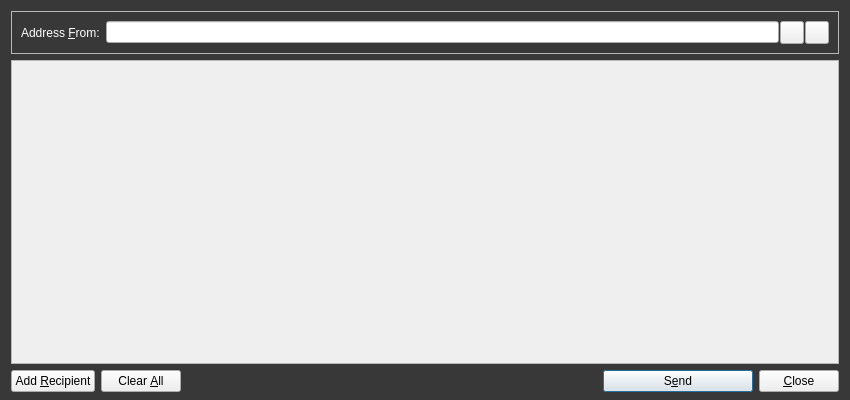
<?xml version="1.0" encoding="UTF-8"?>
<ui version="4.0">
 <class>SendMessagesDialog</class>
 <widget class="QDialog" name="SendMessagesDialog">
  <property name="geometry">
   <rect>
    <x>0</x>
    <y>0</y>
    <width>850</width>
    <height>400</height>
   </rect>
  </property>
  <property name="windowTitle">
   <string>Send Messages</string>
  </property>
  <property name="styleSheet">
   <string notr="true">#SendMessagesDialog { background-color: #383838; }</string>
  </property>
  <layout class="QVBoxLayout" name="verticalLayout" stretch="0,1,0">
   <property name="bottomMargin">
    <number>8</number>
   </property>
   <item>
    <widget class="QFrame" name="frameAddressFrom">
     <property name="sizePolicy">
      <sizepolicy hsizetype="Expanding" vsizetype="Expanding">
       <horstretch>0</horstretch>
       <verstretch>0</verstretch>
      </sizepolicy>
     </property>
     <property name="maximumSize">
      <size>
       <width>16777215</width>
       <height>16777215</height>
      </size>
     </property>
     <property name="frameShape">
      <enum>QFrame::StyledPanel</enum>
     </property>
     <property name="frameShadow">
      <enum>QFrame::Sunken</enum>
     </property>
     <layout class="QHBoxLayout" name="horizontalLayout_3">
      <item>
       <widget class="QLabel" name="addressFromLabel">
        <property name="styleSheet">
         <string notr="true">color: #ffffff;</string>
        </property>
        <property name="text">
         <string>Address &amp;From:</string>
        </property>
        <property name="buddy">
         <cstring>addressFrom</cstring>
        </property>
       </widget>
      </item>
      <item>
       <layout class="QHBoxLayout" name="horizontalLayout_4">
        <property name="spacing">
         <number>1</number>
        </property>
        <item>
         <widget class="QValidatedLineEdit" name="addressFrom"/>
        </item>
        <item>
         <widget class="QToolButton" name="addressBookButton">
          <property name="toolTip">
           <string>Choose address from address book</string>
          </property>
          <property name="text">
           <string/>
          </property>
          <property name="icon">
           <iconset resource="../bitcoin.qrc">
            <normaloff>:/icons/address-book</normaloff>:/icons/address-book</iconset>
          </property>
          <property name="shortcut">
           <string>Alt+A</string>
          </property>
         </widget>
        </item>
        <item>
         <widget class="QToolButton" name="pasteButton">
          <property name="toolTip">
           <string>Paste address from clipboard</string>
          </property>
          <property name="text">
           <string/>
          </property>
          <property name="icon">
           <iconset resource="../bitcoin.qrc">
            <normaloff>:/icons/editpaste</normaloff>:/icons/editpaste</iconset>
          </property>
          <property name="shortcut">
           <string>Alt+P</string>
          </property>
         </widget>
        </item>
       </layout>
      </item>
     </layout>
    </widget>
   </item>
   <item>
    <widget class="QScrollArea" name="scrollArea">
     <property name="widgetResizable">
      <bool>true</bool>
     </property>
     <widget class="QWidget" name="scrollAreaWidgetContents">
      <property name="geometry">
       <rect>
        <x>0</x>
        <y>0</y>
        <width>830</width>
        <height>298</height>
       </rect>
      </property>
      <layout class="QVBoxLayout" name="verticalLayout_2">
       <property name="leftMargin">
        <number>0</number>
       </property>
       <property name="topMargin">
        <number>0</number>
       </property>
       <property name="rightMargin">
        <number>0</number>
       </property>
       <property name="bottomMargin">
        <number>0</number>
       </property>
       <item>
        <layout class="QVBoxLayout" name="entries">
         <property name="spacing">
          <number>6</number>
         </property>
        </layout>
       </item>
       <item>
        <spacer name="verticalSpacer">
         <property name="orientation">
          <enum>Qt::Vertical</enum>
         </property>
         <property name="sizeHint" stdset="0">
          <size>
           <width>20</width>
           <height>40</height>
          </size>
         </property>
        </spacer>
       </item>
      </layout>
     </widget>
    </widget>
   </item>
   <item>
    <layout class="QHBoxLayout" name="horizontalLayout">
     <item>
      <widget class="QPushButton" name="addButton">
       <property name="toolTip">
        <string>Send to multiple recipients at once</string>
       </property>
       <property name="text">
        <string>Add &amp;Recipient</string>
       </property>
       <property name="icon">
        <iconset resource="../bitcoin.qrc">
         <normaloff>:/icons/add</normaloff>:/icons/add</iconset>
       </property>
       <property name="autoDefault">
        <bool>false</bool>
       </property>
      </widget>
     </item>
     <item>
      <widget class="QPushButton" name="clearButton">
       <property name="sizePolicy">
        <sizepolicy hsizetype="Minimum" vsizetype="Fixed">
         <horstretch>0</horstretch>
         <verstretch>0</verstretch>
        </sizepolicy>
       </property>
       <property name="toolTip">
        <string>Remove all transaction fields</string>
       </property>
       <property name="text">
        <string>Clear &amp;All</string>
       </property>
       <property name="icon">
        <iconset resource="../bitcoin.qrc">
         <normaloff>:/icons/remove</normaloff>:/icons/remove</iconset>
       </property>
       <property name="autoRepeatDelay">
        <number>300</number>
       </property>
       <property name="autoDefault">
        <bool>false</bool>
       </property>
      </widget>
     </item>
     <item>
      <spacer name="horizontalSpacer">
       <property name="orientation">
        <enum>Qt::Horizontal</enum>
       </property>
       <property name="sizeHint" stdset="0">
        <size>
         <width>40</width>
         <height>20</height>
        </size>
       </property>
      </spacer>
     </item>
     <item>
      <widget class="QPushButton" name="sendButton">
       <property name="minimumSize">
        <size>
         <width>150</width>
         <height>0</height>
        </size>
       </property>
       <property name="toolTip">
        <string>Confirm the send action</string>
       </property>
       <property name="text">
        <string>S&amp;end</string>
       </property>
       <property name="icon">
        <iconset resource="../bitcoin.qrc">
         <normaloff>:/icons/send</normaloff>:/icons/send</iconset>
       </property>
       <property name="default">
        <bool>true</bool>
       </property>
      </widget>
     </item>
     <item>
      <widget class="QPushButton" name="closeButton">
       <property name="text">
        <string>&amp;Close</string>
       </property>
       <property name="icon">
        <iconset resource="../bitcoin.qrc">
         <normaloff>:/icons/quit</normaloff>:/icons/quit</iconset>
       </property>
      </widget>
     </item>
    </layout>
   </item>
  </layout>
 </widget>
 <customwidgets>
  <customwidget>
   <class>QValidatedLineEdit</class>
   <extends>QLineEdit</extends>
   <header>qvalidatedlineedit.h</header>
  </customwidget>
 </customwidgets>
 <resources>
  <include location="../bitcoin.qrc"/>
 </resources>
 <connections/>
</ui>
